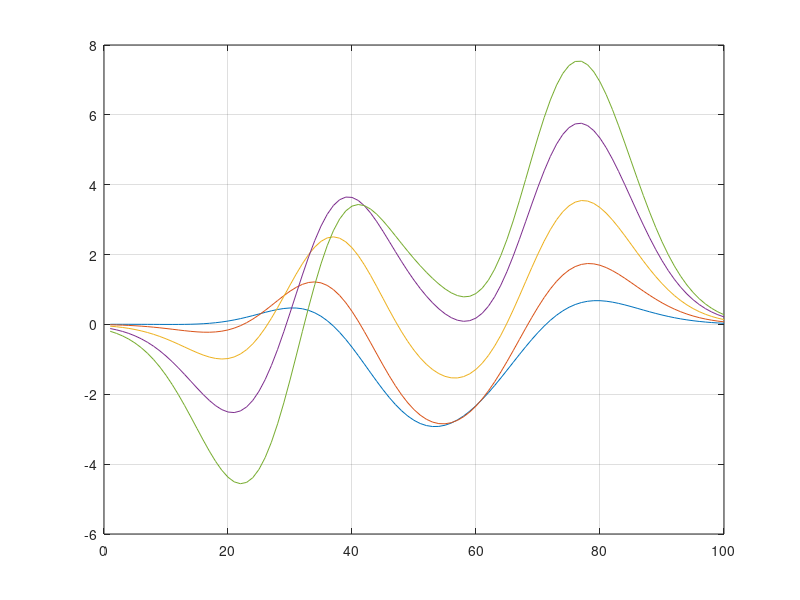

The MATLAB script that drew this image: (Note: this script raises an error after producing the figure.)
z = peaks(100);
plot(z(:,26:5:50))
grid on;
clickableMultiLegend({'Line1','Line2','Line3','Line4','Line5'}, 'Location', 'NorthWest');
axis manual;
figure;
z = peaks(100);
plot(z(:,26:5:50))
grid on;
hlegend=clickableMultiLegend({'Line1','Line2','Line3','Line4','Line5'}, 'Location', 'NorthWest');
axis manual;
% legend(hlegend,'off');
close all
save tempfileWS